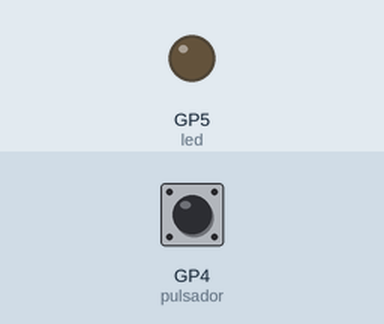
Simulated run of this program. Board: Raspberry Pi Pico running MicroPython. Shown: output pins drawn as LEDs (lit = HIGH). The inputs (shaded band) are chosen by the test bench; at power-on: GP4 (pulsador) HIGH.

Above: at 1.2 s.
1.3 s: GP4 (pulsador) pulled LOW for 0.15 s
At 1.37 s:
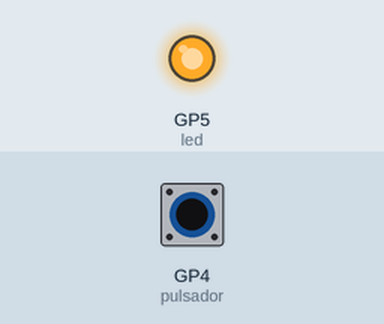
2.9 s: GP4 (pulsador) pulled LOW for 3.2 s
At 6.8 s:
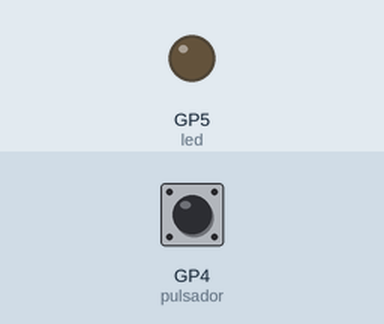
Timing chart, 0 to 8.3 s (numbered marks = the images above; inputs shaded):
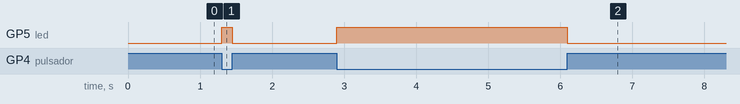

Measured:
- after the input at 1.3 s, GP5 (led): LOW → HIGH at once, → LOW 0.15 s later
- after the input at 2.9 s, GP5 (led): LOW → HIGH at once, → LOW 3.2 s later

The program:

A03.py
```python
from machine import Pin

led = Pin(5, Pin.OUT)

#crea 'pulsador' y habilita su resistencia pull-up
pulsador = Pin(4, Pin.IN, Pin.PULL_UP)

try:
    while True:
        if not pulsador.value():
            led.value(1)
        else:
            led.value(0)
except:
    pass
```
